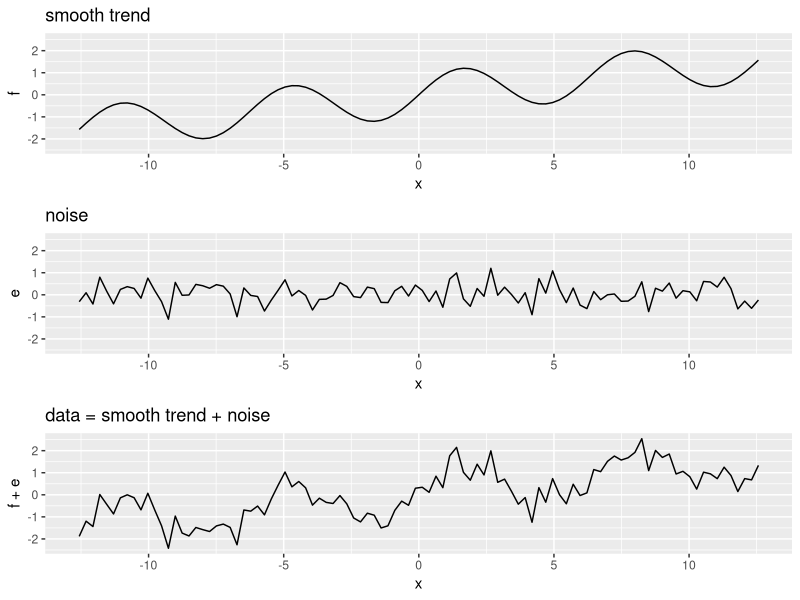
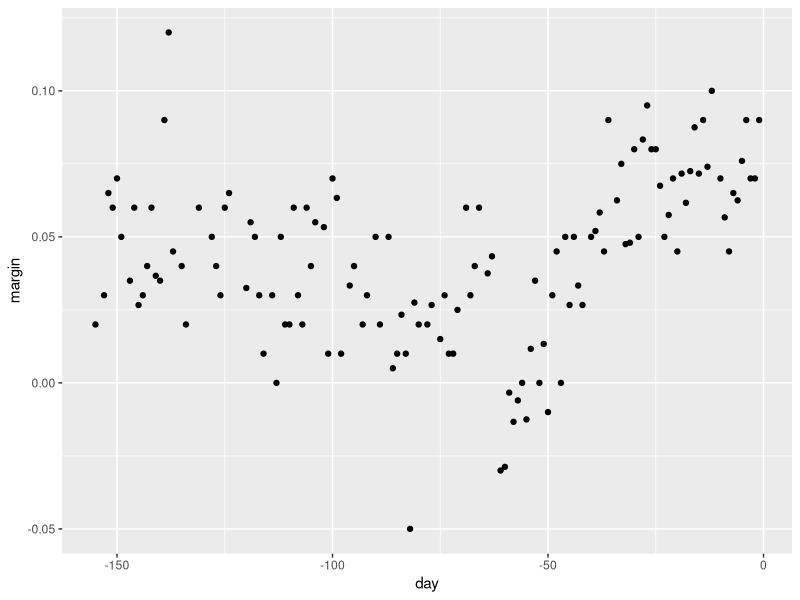
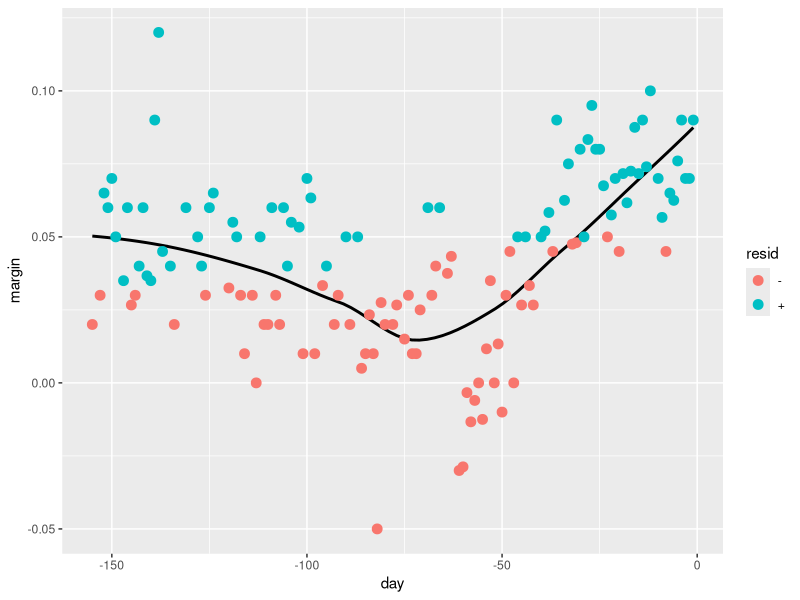
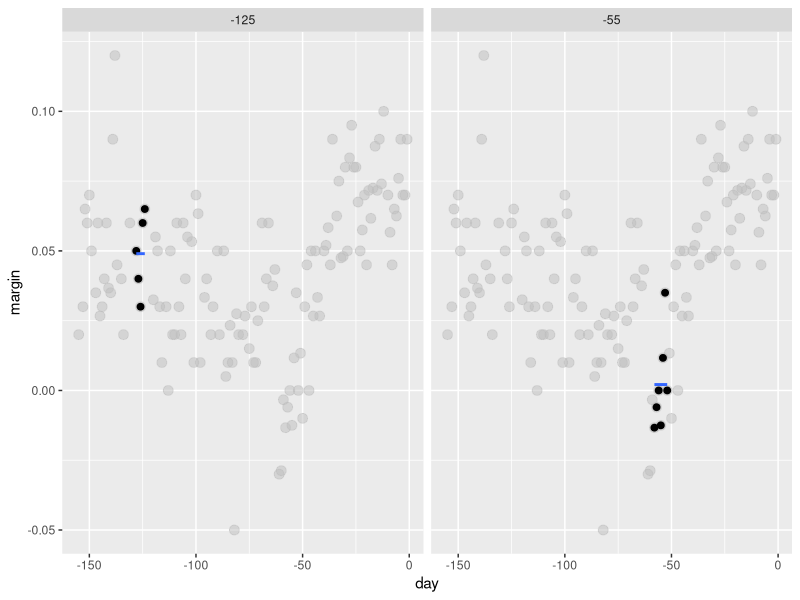
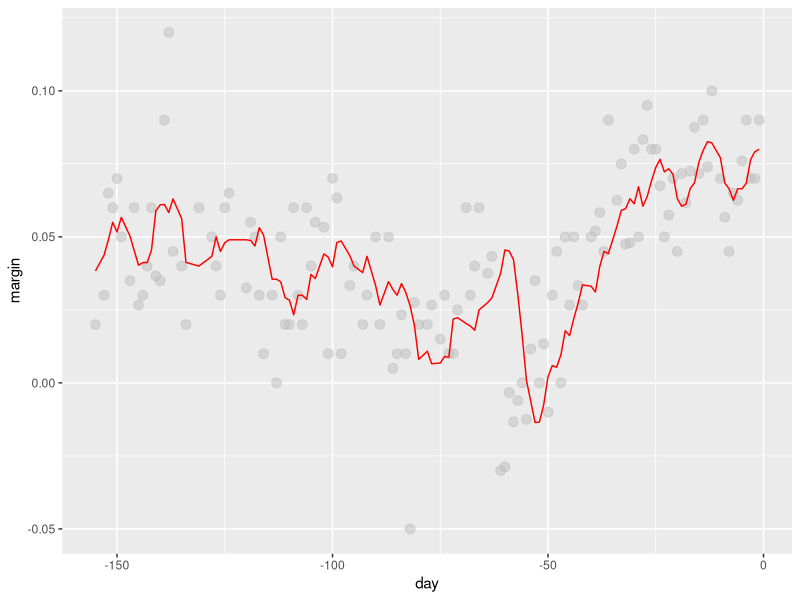
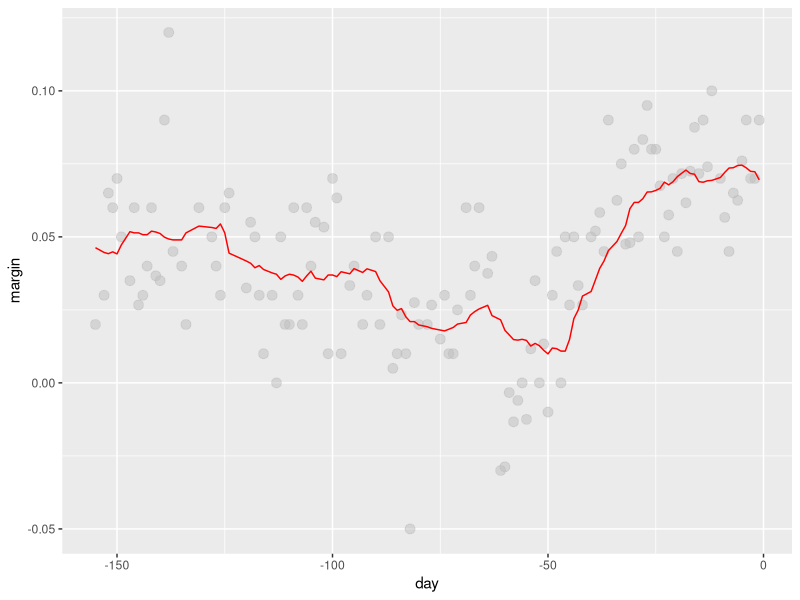
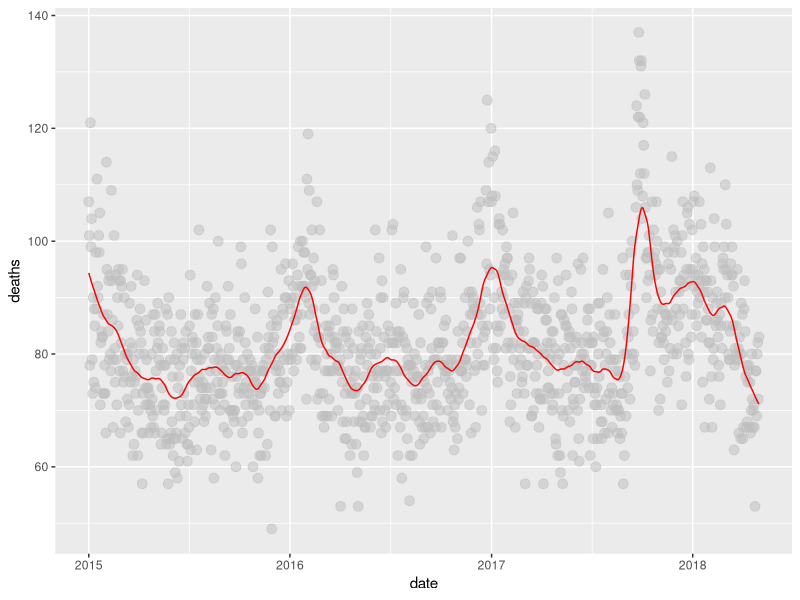
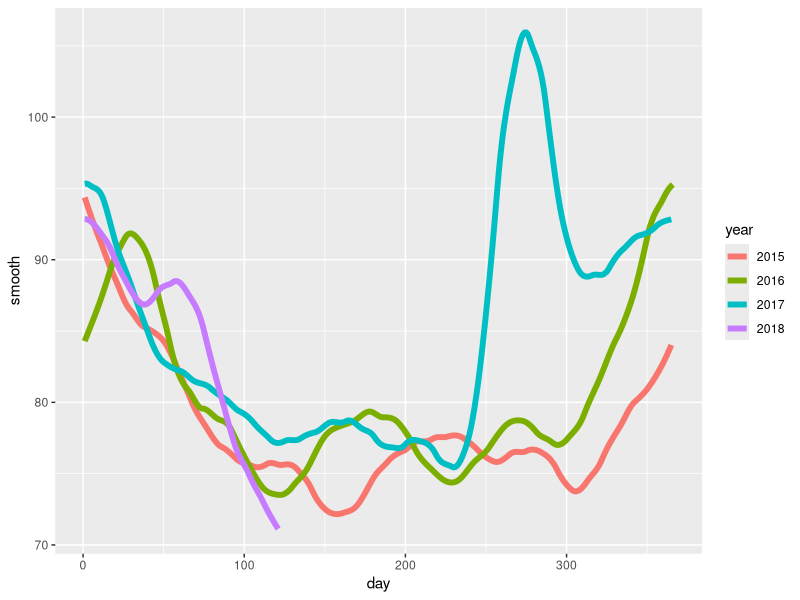

Generate these figures, in order, with R:
# see that the trend is wobbly

library(tidyverse)
set.seed(1)
n <- 100
x <- seq(-pi*4, pi*4, len = n)
tmp <- data.frame(x = x , f = sin(x) + x/8, e = rnorm(n, 0, 0.5)) 
p1 <- qplot(x, f, main = "smooth trend", ylim = range(tmp$f+tmp$e), data = tmp, geom = "line")
p2 <- qplot(x, e, main = "noise", ylim = range(tmp$f+tmp$e), data = tmp, geom = "line")
p3 <- qplot(x, f+e, main = "data = smooth trend + noise", ylim = range(tmp$f+tmp$e), data = tmp, geom = "line")
gridExtra::grid.arrange(p1, p2, p3)

# estimate the time trend in the 2008 US popular vote poll margin
library(tidyverse)
library(dslabs)
data("polls_2008")
qplot(day, margin, data = polls_2008)

# use regression to estimate
resid <- ifelse(lm(margin~day, data = polls_2008)$resid > 0, "+", "-")
polls_2008 |> 
  mutate(resid = resid) |> 
  ggplot(aes(day, margin)) + 
  geom_smooth(method = "loess", se = FALSE, colour = "black") +
  geom_point(aes(colour = resid), size = 3)

# bin smoothers
span <- 3.5
tmp <- polls_2008 |>
  crossing(centre = polls_2008$day) |>
  mutate(dist = abs(day - centre)) |>
  filter(dist <= span) 

tmp |> filter(centre %in% c(-125, -55)) |>
  ggplot(aes(day, margin)) +   
  geom_point(data = polls_2008, size = 3, alpha = 0.5, colour = "grey") +
  geom_point(size = 2) +    
  geom_smooth(aes(group = centre), 
              method = "lm", formula=y~1, se = FALSE) +
  facet_wrap(~centre)

#this code shows just the bins and the bin average

# larger span
span <- 7 
fit <- with(polls_2008, 
            ksmooth(day, margin, kernel = "box", bandwidth = span))

# fit is a new set of the mean data points around each bin
# ksmooth 

polls_2008 |> mutate(smooth = fit$y) |>
  ggplot(aes(day, margin)) +
  geom_point(size = 3, alpha = .5, colour = "grey") + 
  geom_line(aes(day, smooth), colour="red")

# kernel
span <- 21
fit <- with(polls_2008, 
            ksmooth(day, margin, kernel = "box", bandwidth = span))

polls_2008 |> mutate(smooth = fit$y) |>
  ggplot(aes(day, margin)) +
  geom_point(size = 3, alpha = .5, colour = "grey") + 
  geom_line(aes(day, smooth), colour="red")

####

library(tidyverse)
library(lubridate)
library(purrr)
library(pdftools)

fn <- system.file("extdata", "RD-Mortality-Report_2015-18-180531.pdf", package="dslabs")
dat <- map_df(str_split(pdf_text(fn), "\n"), function(s){
  s <- str_trim(s)
  header_index <- str_which(s, "2015")[1]
  tmp <- str_split(s[header_index], "\\s+", simplify = TRUE)
  month <- tmp[1]
  header <- tmp[-1]
  tail_index  <- str_which(s, "Total")
  n <- str_count(s, "\\d+")
  out <- c(1:header_index, which(n==1), which(n>=28), tail_index:length(s))
  s[-out] %>%
    str_remove_all("[^\\d\\s]") %>%
    str_trim() %>%
    str_split_fixed("\\s+", n = 6) %>%
    .[,1:5] %>%
    as_tibble() %>% 
    setNames(c("day", header)) %>%
    mutate(month = month,
           day = as.numeric(day)) %>%
    gather(year, deaths, -c(day, month)) %>%
    mutate(deaths = as.numeric(deaths))
}) %>%
  mutate(month = recode(month, "JAN" = 1, "FEB" = 2, "MAR" = 3, "APR" = 4, "MAY" = 5, "JUN" = 6, 
                        "JUL" = 7, "AGO" = 8, "SEP" = 9, "OCT" = 10, "NOV" = 11, "DEC" = 12)) %>%
  mutate(date = make_date(year, month, day)) %>%
  dplyr::filter(date <= "2018-05-01")

library(broom)

span <- 60 / as.numeric (diff(range(dat$date)))
fit <- dat %>% mutate (dayNbr = as.numeric(date)) %>% loess (deaths ~ dayNbr, data = ., span = span, degree = 1)
# doesn't work with standard pipe?

# fit <- loess(deaths ~ day, degree=1, span = 60, data=dat)
# loess_fit <- augment(fit)

dat |> mutate(smooth = predict(fit, as.numeric(date))) |>
  ggplot(aes(date, deaths)) +
  geom_point(size = 3, alpha = .5, colour = "grey") +
  geom_line(aes(date, smooth), colour="red")

#dat %>% 
#  mutate(smooth = predict(fit), day = yday(date), year = as.character(year(date))) %>%
#  ggplot(aes(day, smooth, col = year)) +
#  geom_line(lwd = 2)

dat %>% 
  mutate(smooth = predict(fit, as.numeric(date)), day = yday(date), year = as.character(year(date))) %>%
  ggplot(aes(day, smooth, col = year)) +
  geom_line(lwd = 2)

## Q3

library(broom)
mnist_27$train %>% glm(y ~ x_2, family = "binomial", data = .) %>% tidy()

qplot(x_2, y, data = mnist_27$train)

mnist_27$train %>% 
  mutate(y = ifelse(y=="7", 1, 0)) %>%    # convert to a binary yes or no
  ggplot(aes(x_2, y)) + 
  geom_smooth(method = "loess")

fit <- mnist_27$train |>
  mutate(y = ifelse(y==7, 1, 0)) |>
  loess (y ~ x_2, degree = 1, data = _)

library(caret)
p_hat <- predict(fit, newdata = mnist_27$test, degree = 1)
y_hat <- factor(ifelse(p_hat > 0.5, 7, 2))
confusionMatrix(y_hat, mnist_27$test$y)$overall[["Accuracy"]]
